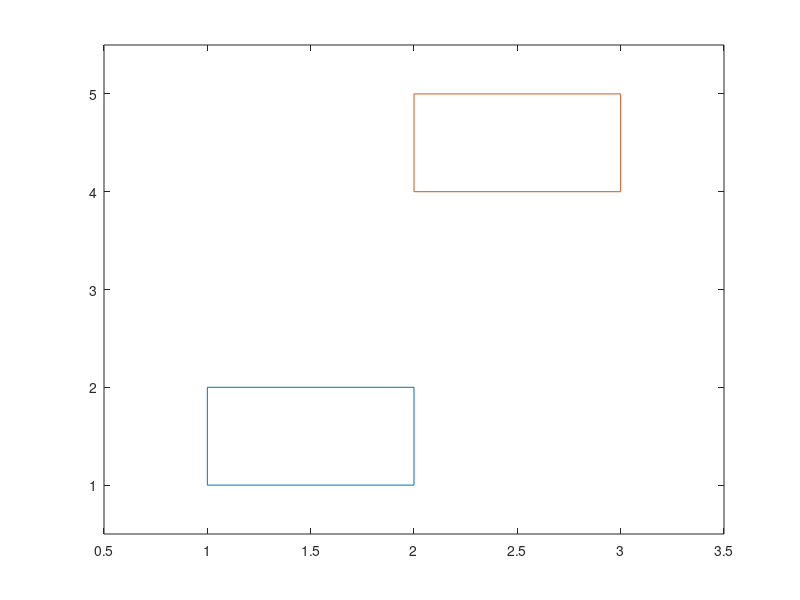

Reproduce this figure in MATLAB.
d_x = 1; % howmuchever you want to translate in horizontal direction
d_y = 3; % howmuchever you want to translate in vertical direction
% create the original box
% first row has horizontal coordinates, second row has vertical coordinates
my_points = [1 1 2 2 1;1 2 2 1 1];
% write code to plot the original box
fig1=figure(1);
plot([my_points(1,:)],[my_points(2,:)])
% write code to create your Homogeneous 2D Translation matrix my_trans using d_x and d_y
my_trans = [1 0 d_x;0 1 d_y;0 0 1];
% Next, we perform the translation
% write code to convert my_points to the homogeneous system and store the result inhom_my_points
one=ones(1, length(my_points));
hom_my_points = [my_points(1,:);my_points(2,:); one];
% write code to perform translation in the homogeneous system using my_trans and
%hom_my_points and store the result in trans_my_points

for c=1:length(my_points)
   trans_my_points(:,c) = my_trans*hom_my_points(:,c);
end
hold on
% write code to plot the Translated box (output) which has to be done in Cartesian, so...
% cut out the X, Y points and ignore the 3rd dimension
axis([0.5 3.5 0.5 5.5]); % just to make the plot nicely visible
plot([trans_my_points(1,:)],[trans_my_points(2,:)])
hold off;